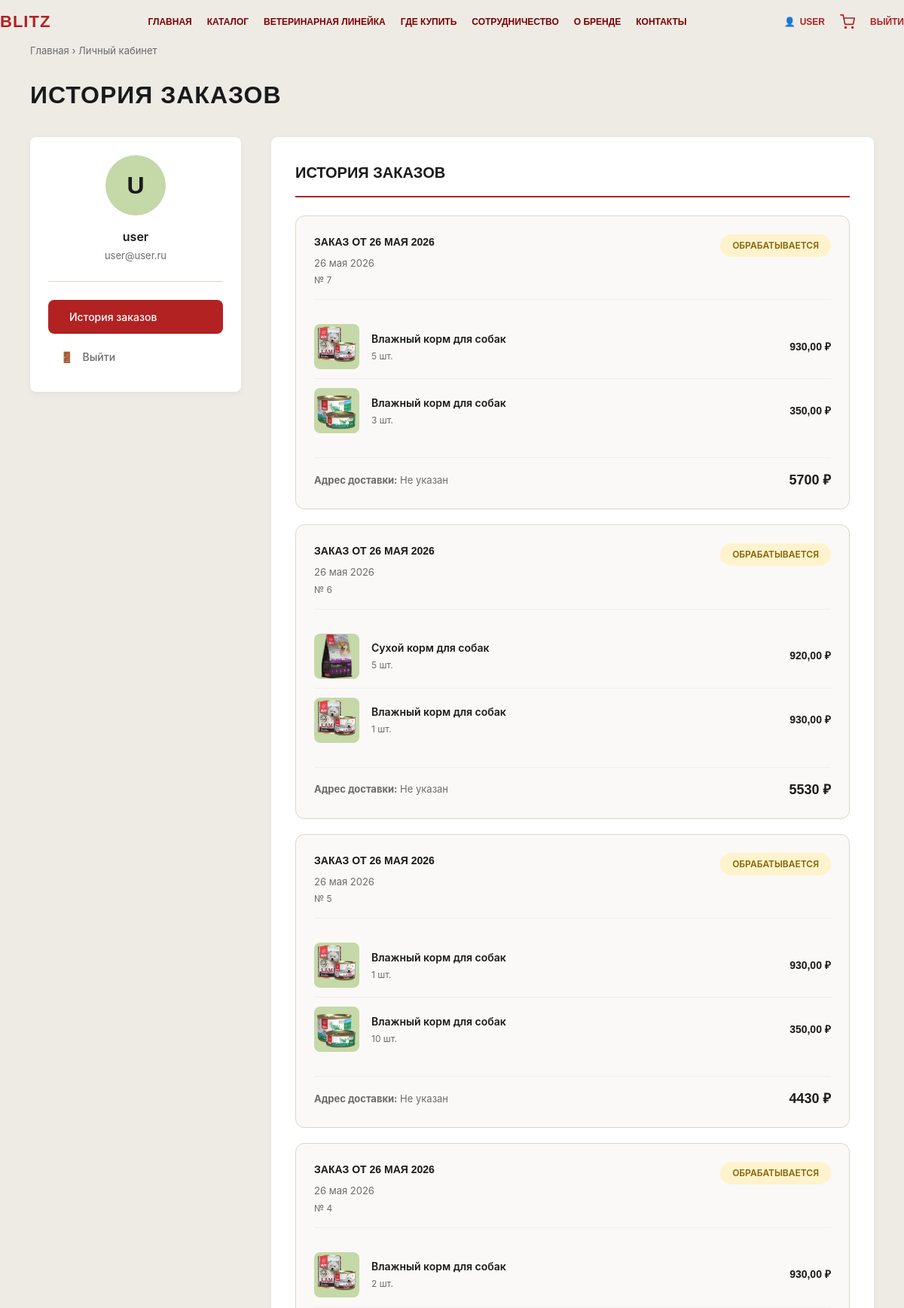
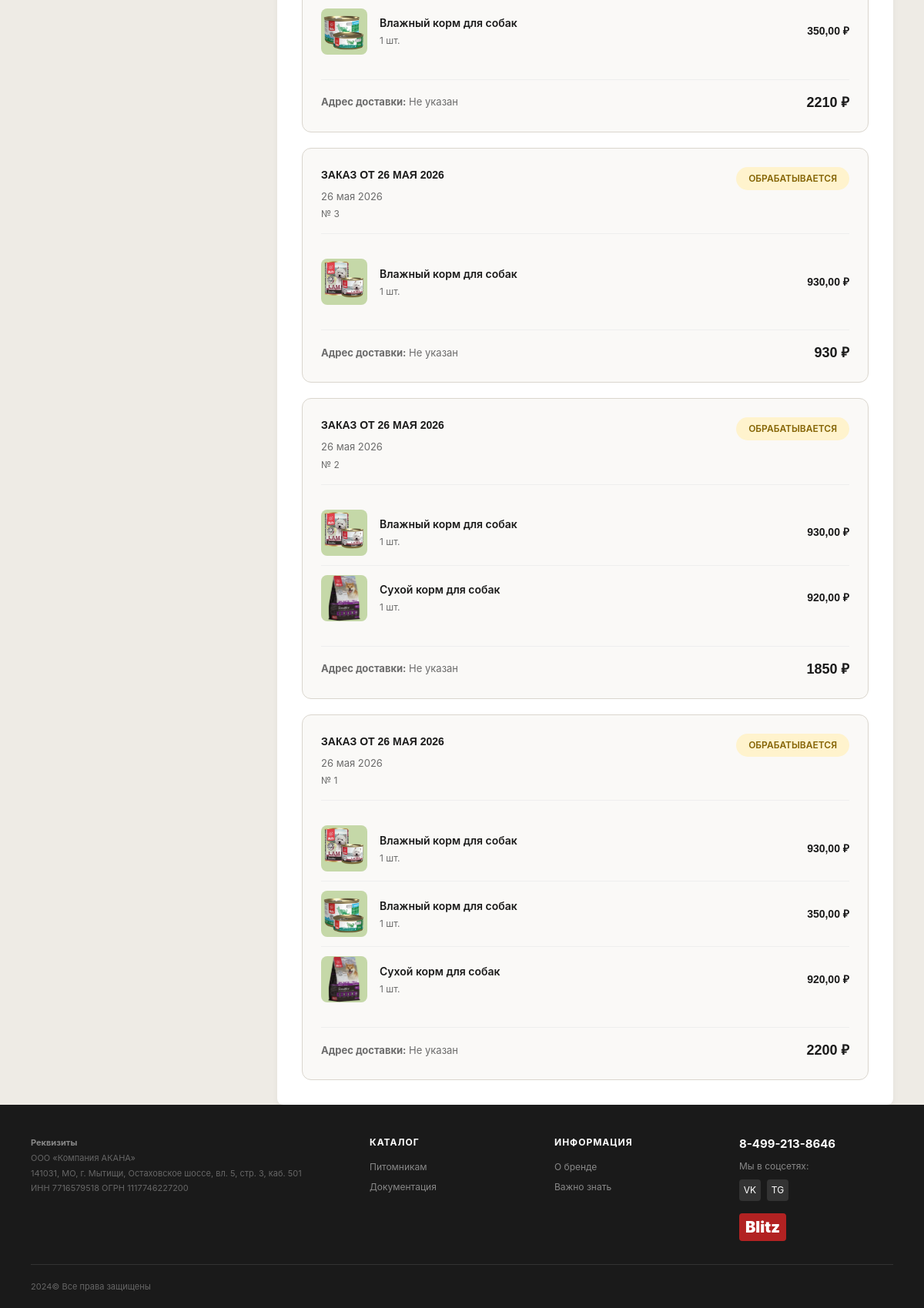
/profile/ (signed in), run on the app's committed database (2 pictures, top to bottom).
### foods/models.py (models this page shows, shortened)
class Order(models.Model):
    STATUS_CHOICES = [
        ('pending', 'Обрабатывается'),
        ('shipped', 'В пути'),
        ('delivered', 'Доставлен'),
        ('cancelled', 'Отменён'),
    ]
    user = models.ForeignKey(User, on_delete=models.CASCADE, related_name='orders')
    created_at = models.DateTimeField(auto_now_add=True)
    status = models.CharField(max_length=20, choices=STATUS_CHOICES, default='pending')
    total = models.DecimalField(max_digits=10, decimal_places=2)
    address = models.TextField()
    phone = models.CharField(max_length=20)
    class Meta:
        ordering = ['-created_at']
        verbose_name = 'Заказ'
        verbose_name_plural = 'Заказы'

class OrderItem(models.Model):
    order = models.ForeignKey(Order, on_delete=models.CASCADE, related_name='items')
    product = models.ForeignKey('Product', on_delete=models.CASCADE)
    quantity = models.PositiveIntegerField(default=1)
    price = models.DecimalField(max_digits=10, decimal_places=2)
    class Meta:
        verbose_name = 'Товар в заказе'
        verbose_name_plural = 'Товары в заказе'

class Product(models.Model):
    name = models.CharField("Название товара", max_length=200)
    price = models.DecimalField("Цена", max_digits=10, decimal_places=2)
    category = models.ForeignKey(Category, on_delete=models.SET_NULL, null=True, blank=True, verbose_name="Категория")
    age = models.CharField("Возраст", max_length=20, blank=True, choices=[
        ('puppy', 'Щенок'), ('adult', 'Взрослый'), ('senior', 'Пожилой')
    ])
    type = models.CharField("Тип", max_length=20, blank=True, choices=[
        ('dry', 'Сухой'), ('wet', 'Влажный'), ('treat', 'Лакомство')
    ])
    series = models.CharField("Линейка (напр. Sensitive)", max_length=50, blank=True)
    breed = models.CharField("Порода (напр. large)", max_length=50, blank=True, choices=[
        ('all', 'Все породы'), ('small', 'Мелкие'), ('large', 'Крупные')
    ])
    ingredient = models.CharField("Ингредиент (напр. lamb)", max_length=50, blank=True, choices=[
        ('chicken', 'Курица'), ('lamb', 'Ягненок'), ('salmon', 'Лосось'), ('turkey', 'Индейка'), ('duck', 'Утка')
    ])
    weight = models.DecimalField("Вес (кг)", max_digits=5, decimal_places=1)
    image = models.ImageField("Фото товара", upload_to='products/', blank=True)
    is_active = models.BooleanField("Показывать на сайте?", default=True)
    class Meta:
        verbose_name = "Товар"
        verbose_name_plural = "Товары"

### foods/views.py (the view)
# urls.py: path('profile/', views.profile_view, name='profile'),
@login_required(login_url='foods:auth')
def profile_view(request):
    orders = Order.objects.filter(user=request.user) \
                          .prefetch_related('items__product') \
                          .order_by('-created_at')
    return render(request, 'profile.html', {
        'orders': orders,
        'active_page': 'profile'
    })

### foods/templates/profile.html (shortened to what this page needs)
{% extends 'base.html' %}
{% load static %}
{% block content %}
<div class="container profile-page">
  <nav class="profile-breadcrumb">
    <a href="{% url 'foods:home' %}">Главная</a>
    <span> › </span>
    <span>Личный кабинет</span>
  </nav>
  <h1 class="profile-title">ИСТОРИЯ ЗАКАЗОВ</h1>
  <div class="profile-wrapper">
    <aside class="profile-sidebar">
      <div class="profile-user-info">
        <div class="profile-avatar">{{ user.username|first|upper }}</div>
        <div class="profile-name">{{ user.get_full_name|default:user.username }}</div>
        <div class="profile-email">{{ user.email }}</div>
      </div>
      <nav class="profile-menu">
        <a href="{% url 'foods:profile' %}" class="profile-menu-item active">
           История заказов
        </a>
        <a href="{% url 'foods:logout' %}" class="profile-menu-item">
          <span>🚪</span> Выйти
        </a>
      </nav>
    </aside>
    <main class="profile-content">
      <h2 class="profile-section-title">История заказов</h2>
      {% if orders %}
      <div class="orders-list">
        {% for order in orders %}
        <div class="order-card">
          <div class="order-header">
            <div class="order-info">
              <h3>Заказ от {{ order.created_at|date:"d E Y" }}</h3>
              <div class="order-date">{{ order.created_at|date:"d E Y" }}</div>
              <div class="order-number">№ {{ order.id }}</div>
            </div>
            <span class="order-status {% if order.status == 'delivered' %}delivered{% elif order.status == 'shipped' %}shipped{% elif order.status == 'pending' %}processing{% else %}cancelled{% endif %}">
              {{ order.get_status_display }}
            </span>
          </div>
          <div class="order-items">
            {% for item in order.items.all %}
            <div class="order-item">
              <div class="order-item-img">
                {% if item.product.image %}
                  <img src="{{ item.product.image.url }}" alt="{{ item.product.name }}">
                {% else %}
                  <img src="{% static 'img/corm.png' %}" alt="Нет фото">
                {% endif %}
              </div>
              <div class="order-item-info">
                <div class="order-item-name">{{ item.product.name }}</div>
                <div class="order-item-qty">{{ item.quantity }} шт.</div>
              </div>
              <div class="order-item-price">{{ item.price }} ₽</div>
            </div>
            {% endfor %}
          </div>
          <div class="order-footer">
            <div class="order-address">
              <strong>Адрес доставки:</strong> {{ order.address }}
            </div>
            <div class="order-total">{{ order.total|floatformat:0 }} ₽</div>
          </div>
        </div>
        {% endfor %}
      </div>
      {% endif %}
    </main>
  </div>
</div>
{% endblock %}

### foods/templates/base.html (shortened to what this page needs)
{% load static %}
<!DOCTYPE html>
<html lang="ru">
<head>
</head>
<body>
  {% include 'header.html' %}
  <main>
    {% block content %}{% endblock %}
  </main>
  {% include 'footer.html' %}
</body>
</html>

### foods/templates/header.html (shortened to what this page needs)
<header class="top-bar">
  <div class="container">
    <a href="{% url 'foods:home' %}" class="top-bar-logo">Blitz</a>
    <nav class="top-bar-nav">
      <a href="{% url 'foods:home' %}" class="{% if active_page == 'home' %}active{% endif %}">Главная</a>
      <a href="{% url 'foods:catalog' %}" class="{% if active_page == 'catalog' %}active{% endif %}">Каталог</a>
      <a href="{% url 'foods:razdel' %}" class="{% if active_page == 'razdel' %}active{% endif %}">Ветеринарная линейка</a>
      <a href="#" class="{% if active_page == 'where_to_buy' %}active{% endif %}">Где купить</a>
      <a href="#" class="{% if active_page == 'cooperation' %}active{% endif %}">Сотрудничество</a>
      <a href="{% url 'foods:brend' %}" class="{% if active_page == 'about' %}active{% endif %}">О бренде</a>
      <a href="#" class="{% if active_page == 'contacts' %}active{% endif %}">Контакты</a>
    </nav>
      <div class="header-auth">
      {% if user.is_authenticated %}
        <a href="{% url 'foods:profile' %}" class="account-link">
          👤 <span>{{ user.username }}</span>
        </a>
        <a href="{% url 'foods:cart' %}" class="account-link">
           <svg width="20" height="20" viewBox="0 0 24 24" fill="none" stroke="currentColor" stroke-width="2" stroke-linecap="round" stroke-linejoin="round"><circle cx="9" cy="21" r="1"></circle><circle cx="20" cy="21" r="1"></circle><path d="M1 1h4l2.68 13.39a2 2 0 0 0 2 1.61h9.72a2 2 0 0 0 2-1.61L23 6H6"></path></svg>
        </a>
        <a href="{% url 'foods:logout' %}" class="account-link">Выйти</a>
      {% endif %}
    </div>
  </div>
</header>

### foods/templates/footer.html
<footer style="background:var(--footer-bg);color:var(--text-muted);padding:40px 0 20px;margin-top:auto;">
  <div class="container">
    <div style="display:grid;grid-template-columns:2fr 1fr 1fr 1fr;gap:40px;margin-bottom:30px;">
      <div>
        <p style="font-size:11px;color:#666;line-height:1.8;">
          <strong style="color:#888;">Реквизиты</strong><br>
          ООО «Компания АКАНА»<br>
          141031, МО, г. Мытищи, Остаховское шоссе, вл. 5, стр. 3, каб. 501<br>
          ИНН 7716579518 ОГРН 1117746227200
        </p>
      </div>
      <div>
        <h3 style="color:#fff;font-size:12px;font-weight:700;text-transform:uppercase;margin-bottom:14px;letter-spacing:1px;">Каталог</h3>
        <a href="#" style="display:block;font-size:12px;color:#888;margin-bottom:8px;">Питомникам</a>
        <a href="#" style="display:block;font-size:12px;color:#888;margin-bottom:8px;">Документация</a>
      </div>
      <div>
        <h3 style="color:#fff;font-size:12px;font-weight:700;text-transform:uppercase;margin-bottom:14px;letter-spacing:1px;">Информация</h3>
        <a href="#" style="display:block;font-size:12px;color:#888;margin-bottom:8px;">О бренде</a>
        <a href="#" style="display:block;font-size:12px;color:#888;margin-bottom:8px;">Важно знать</a>
      </div>
      <div>
        <div style="font-size:15px;color:#fff;font-weight:700;margin-bottom:8px;">8-499-213-8646</div>
        <div style="font-size:12px;margin-bottom:8px;color:#888;">Мы в соцсетях:</div>
        <div style="display:flex;gap:8px;margin-top:8px;">
          <a href="#" style="width:28px;height:28px;display:flex;align-items:center;justify-content:center;background:#333;color:#fff;border-radius:4px;font-size:12px;">VK</a>
          <a href="#" style="width:28px;height:28px;display:flex;align-items:center;justify-content:center;background:#333;color:#fff;border-radius:4px;font-size:12px;">TG</a>
        </div>
        <div style="margin-top:16px;font-size:20px;font-weight:900;color:#fff;background:var(--logo-red);padding:3px 8px;border-radius:4px;display:inline-block;">Blitz</div>
      </div>
    </div>
    <div style="border-top:1px solid #333;padding-top:20px;display:flex;justify-content:space-between;align-items:center;flex-wrap:wrap;gap:12px;">
      <span style="font-size:11px;color:#666;">2024© Все права защищены</span>
    </div>
  </div>
</footer>

### foods/templates/base.html (style rules this page uses)
:root { --bg-page: #eeebe5; --text-main: #1a1a1a; --text-muted: #6b6b6b; --btn-green: #a8c96c; --btn-green-hover: #96b85a; --card-green: #c5d8a8; --footer-bg: #1a1a1a; --border: #dad6ce; --radius: 8px; --logo-red: #b22222; --font: "Oswald", "Arial", sans-serif; --font-body: "Inter", sans-serif; }
*, *::before, *::after { margin: 0; padding: 0; box-sizing: border-box; }
html { scroll-behavior: smooth; }
body { font-family: var(--font-body); color: var(--text-main); background: var(--bg-page); line-height: 1.5; min-height: 100vh; display: flex; flex-direction: column; }
a { text-decoration: none; color: inherit; transition: opacity 0.2s; }
img { max-width: 100%; display: block; }
.container { max-width: 1200px; margin: 0 auto; padding: 0 40px; }
.top-bar { border-bottom: 1px solid #eeebe5; background: #eeebe5; position: sticky; top: 0; z-index: 1000; }
.top-bar .container { display: flex; align-items: center; justify-content: space-between; padding: 12px 0; position: relative; }
.top-bar-logo { font-family: var(--font); font-size: 22px; font-weight: 900; color: var(--logo-red); letter-spacing: 1px; text-transform: uppercase; }
.top-bar-nav { display: flex; align-items: center; gap: 20px; }
.top-bar-nav a { font-family: var(--font); font-size: 12px; font-weight: 600; text-transform: uppercase; color: #7e0000; transition: color .3s; white-space: nowrap; }

### foods/templates/header.html (style rules this page uses)
:root { --bg-page: #eeebe5; --text-main: #1a1a1a; --text-muted: #6b6b6b; --btn-green: #a8c96c; --btn-green-hover: #96b85a; --card-green: #c5d8a8; --footer-bg: #1a1a1a; --border: #dad6ce; --radius: 8px; --logo-red: #b22222; --font: "Oswald", "Arial", sans-serif; --font-body: "Inter", sans-serif; }
*, *::before, *::after { margin: 0; padding: 0; box-sizing: border-box; }
html { scroll-behavior: smooth; }
body { font-family: var(--font-body); color: var(--text-main); background: var(--bg-page); line-height: 1.5; min-height: 100vh; display: flex; flex-direction: column; }
a { text-decoration: none; color: inherit; transition: opacity 0.2s; }
img { max-width: 100%; display: block; }
.container { max-width: 1200px; margin: 0 auto; padding: 0 40px; }
.top-bar { border-bottom: 1px solid #eeebe5; background: #eeebe5; position: sticky; top: 0; z-index: 1000; }
.top-bar .container { display: flex; align-items: center; justify-content: space-between; padding: 12px 0; position: relative; }
.top-bar-logo { font-family: var(--font); font-size: 22px; font-weight: 900; color: var(--logo-red); letter-spacing: 1px; text-transform: uppercase; }
.top-bar-nav { display: flex; align-items: center; gap: 20px; }
.top-bar-nav a { font-family: var(--font); font-size: 12px; font-weight: 600; text-transform: uppercase; color: #7e0000; transition: color .3s; white-space: nowrap; }
.account-link { display: flex; align-items: center; gap: 6px; font-weight: 700; color: var(--logo-red); font-family: var(--font); font-size: 12px; text-transform: uppercase; }
.header-auth { display: flex; align-items: center; gap: 20px; }

### data on the page
Order: created_at "26 МАЯ 2026", created_at "26 мая 2026", id "7", status "ОБРАБАТЫВАЕТСЯ", address "Не указан", total "5700"
OrderItem: product.image (picture), product.name "Влажный корм для собак", quantity "5", price "930,00"
OrderItem: product.image (picture), product.name "Влажный корм для собак", quantity "3", price "350,00"
Order: created_at "26 МАЯ 2026", created_at "26 мая 2026", id "6", status "ОБРАБАТЫВАЕТСЯ", address "Не указан", total "5530"
OrderItem: product.name "Сухой корм для собак", quantity "5", price "920,00"
OrderItem: product.image (picture), product.name "Влажный корм для собак", quantity "1", price "930,00"
Order: created_at "26 МАЯ 2026", created_at "26 мая 2026", id "5", status "ОБРАБАТЫВАЕТСЯ", address "Не указан", total "4430"
OrderItem: product.image (picture), product.name "Влажный корм для собак", quantity "1", price "930,00"
OrderItem: product.image (picture), product.name "Влажный корм для собак", quantity "10", price "350,00"
Order: created_at "26 МАЯ 2026", created_at "26 мая 2026", id "4", status "ОБРАБАТЫВАЕТСЯ", address "Не указан", total "2210"
OrderItem: product.image (picture), product.name "Влажный корм для собак", quantity "2", price "930,00"
OrderItem: product.image (picture), product.name "Влажный корм для собак", quantity "1", price "350,00"
Order: created_at "26 МАЯ 2026", created_at "26 мая 2026", id "3", status "ОБРАБАТЫВАЕТСЯ", address "Не указан", total "930"
OrderItem: product.image (picture), product.name "Влажный корм для собак", quantity "1", price "930,00"
Order: created_at "26 МАЯ 2026", created_at "26 мая 2026", id "2", status "ОБРАБАТЫВАЕТСЯ", address "Не указан", total "1850"
OrderItem: product.image (picture), product.name "Влажный корм для собак", quantity "1", price "930,00"
OrderItem: product.name "Сухой корм для собак", quantity "1", price "920,00"
Order: created_at "26 МАЯ 2026", created_at "26 мая 2026", id "1", status "ОБРАБАТЫВАЕТСЯ", address "Не указан", total "2200"
OrderItem: product.image (picture), product.name "Влажный корм для собак", quantity "1", price "930,00"
OrderItem: product.image (picture), product.name "Влажный корм для собак", quantity "1", price "350,00"
OrderItem: product.name "Сухой корм для собак", quantity "1", price "920,00"

### other printed values
{{ user.username }} "USER"
{{ user.username|first|upper }} "U"
{{ user.get_full_name|default:user.username }} "user"
{{ user.email }} "user@user.ru"
